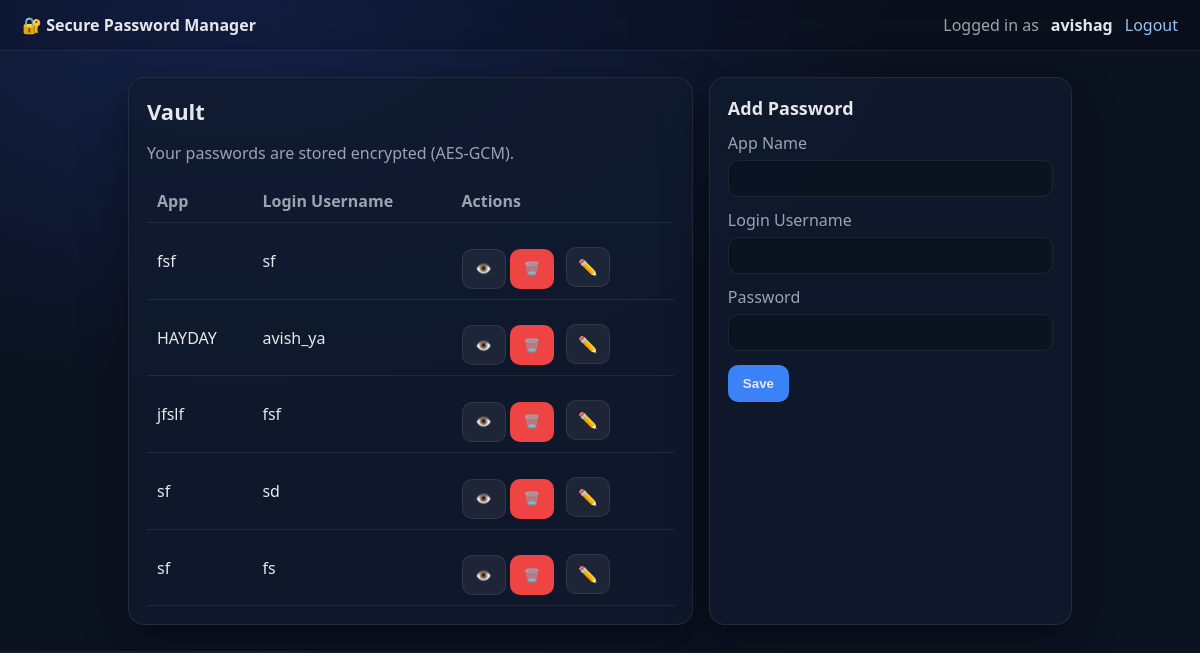
/vault (signed in), run on an earlier commit of the app's database.
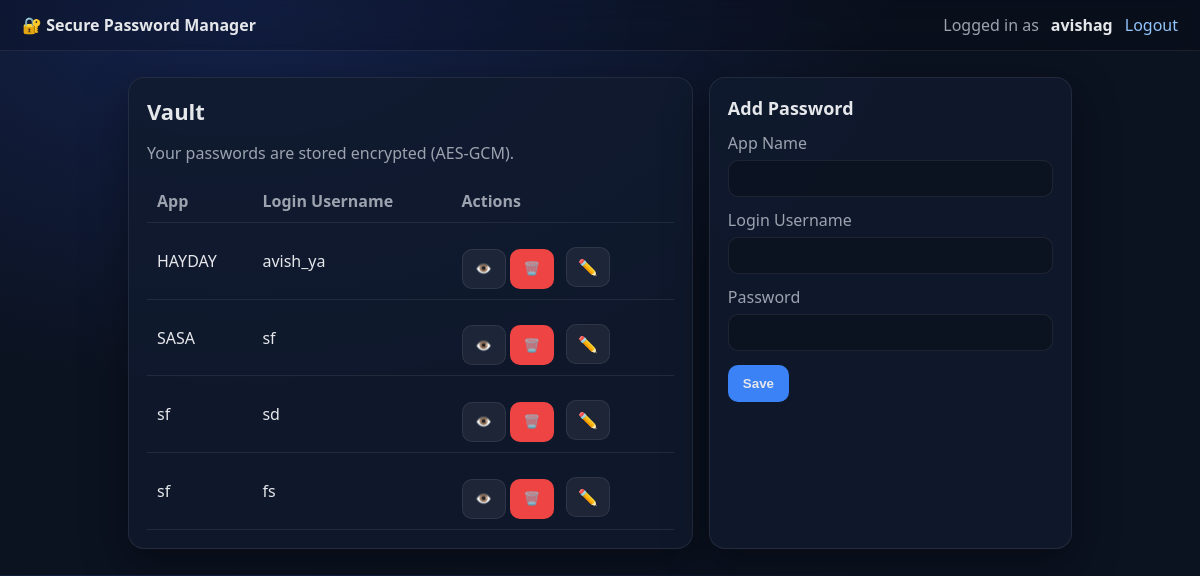
And on a later commit of the database.
### tables this page shows
CREATE TABLE vault (
        id INTEGER PRIMARY KEY AUTOINCREMENT,
        owner_username TEXT NOT NULL,
        app_name TEXT NOT NULL,
        login_username TEXT NOT NULL,
        nonce TEXT NOT NULL,
        ciphertext TEXT NOT NULL,
        tag TEXT NOT NULL,
        created_at TEXT DEFAULT CURRENT_TIMESTAMP,
        FOREIGN KEY(owner_username) REFERENCES users(username)
    );

### app_web.py (the view)
@app.get("/vault")
def vault():
    s = require_login()
    if not s:
        flash("Please login first.", "error")
        return redirect(url_for("login"))
    rows = list_vault_items(s["username"])  # [(id, app_name, login_username), ...]
    return render_template("vault.html", username=s["username"], rows=rows)

### app_web.py (called while the page is built)
def get_session():
    sid = request.cookies.get("sid")
    if not sid:
        return None, None
    s = SESSION_STORE.get(sid)
    if not s:
        return sid, None
    now = time.time()
    last_seen = s.get("last_seen", now)
    if now - last_seen > SESSION_TIMEOUT_SECONDS:
        del SESSION_STORE[sid]
        return sid, None
    s["last_seen"] = now
    return sid, s

def require_login():
    _, s = get_session()
    return s

### db.py (called while the page is built)
def get_connection():
    return sqlite3.connect(DB_NAME)

def list_vault_items(owner_username):
    conn = get_connection()
    cur = conn.cursor()
    cur.execute("""
        SELECT id, app_name, login_username
        FROM vault
        WHERE owner_username = ?
        ORDER BY app_name COLLATE NOCASE
    """, (owner_username,))
    rows = cur.fetchall()
    conn.close()
    return rows

### templates/vault.html (shortened to what this page needs)
{% extends "base.html" %}
{% block content %}
<div class="grid">
  <div class="card">
    <h1>Vault</h1>
    <p class="muted">Your passwords are stored encrypted (AES-GCM).</p>
    <table>
      <thead>
        <tr>
          <th>App</th>
          <th>Login Username</th>
          <th>Actions</th>
        </tr>
      </thead>
      <tbody>
        {% for row in rows %}
        <tr>
          <td>{{ row[1] }}</td>
          <td>{{ row[2] }}</td>
          <td>
            <button class="btn icon-btn" type="button" onclick="viewPassword('{{ row[0] }}')">👁️</button>
            <form method="post" action="{{ url_for('vault_delete') }}"
                  style="display:inline;"
                  onsubmit="return confirm('Delete this password?');">
              <button class="btn danger icon-btn" type="submit">🗑️</button>
            </form>
            <details style="display:inline-block; margin-left:8px;">
              <summary class="btn icon-btn" style="cursor:pointer; list-style:none;">✏️</summary>
            </details>
          </td>
        </tr>
        {% else %}
        <tr>
          <td colspan="3" class="muted">No entries yet.</td>
        </tr>
        {% endfor %}
      </tbody>
    </table>
  </div>
  <div class="card">
    <h2>Add Password</h2>
    <form method="post" action="{{ url_for('vault_add') }}">
      <label>App Name</label>
      <input name="app_name" required>
      <label>Login Username</label>
      <input name="login_username" required>
      <label>Password</label>
      <input name="password" type="password" required>
      <button class="btn primary" type="submit">Save</button>
    </form>
  </div>
</div>
{% endblock %}

### templates/base.html (shortened to what this page needs)
<!doctype html>
<html lang="en">
<head>
  <link rel="stylesheet" href="{{ url_for('static', filename='style.css') }}">
</head>
<body>
  <div class="topbar">
    <div class="brand">🔐 Secure Password Manager</div>
    {% if username %}
      <div class="right">
        <span class="muted">Logged in as</span> <b>{{ username }}</b>
        <a class="link" href="{{ url_for('logout') }}">Logout</a>
      </div>
    {% endif %}
  </div>
  <div class="container">
    {% block content %}{% endblock %}
  </div>
</body>
</html>

### static/style.css (style rules this page uses)
:root { --bg:#0b1220; --card:#111a2e; --card2:#0f172a; --text:#e5e7eb; --muted:#9ca3af; --border:rgba(255,255,255,.08); --primary:#3b82f6; --danger:#ef4444; }
* { box-sizing:border-box }
body { margin:0; font-family: "Segoe UI", Arial, sans-serif; background: radial-gradient(1200px 700px at 20% 0%, #14224b 0%, var(--bg) 55%); color:var(--text); }
.topbar { display:flex; justify-content:space-between; align-items:center; padding:14px 22px; border-bottom:1px solid var(--border); background: rgba(0,0,0,.15); backdrop-filter: blur(10px); }
.brand { font-weight:700 }
.right { display:flex; gap:12px; align-items:center }
.muted { color:var(--muted) }
.container { max-width: 980px; margin: 26px auto; padding: 0 18px; }
.card { background: rgba(17,26,46,.85); border:1px solid var(--border); border-radius:16px; padding:18px; box-shadow: 0 16px 45px rgba(0,0,0,.35); }
h1 { margin:0 0 8px 0; font-size:22px }
h2 { margin:0 0 12px 0; font-size:18px }
label { display:block; margin-top:12px; margin-bottom:6px; color:var(--muted) }
input { width:100%; padding:10px 12px; border-radius:10px; border:1px solid var(--border); background: rgba(0,0,0,.25); color: var(--text); outline:none; }
.btn { margin-top:14px; padding:10px 14px; border-radius:10px; border:1px solid var(--border); background: rgba(255,255,255,.06); color: var(--text); cursor:pointer; }
.btn.primary { background: var(--primary); border-color: rgba(0,0,0,.0); font-weight:700 }
.btn.danger { background: var(--danger); border-color: rgba(0,0,0,.0); font-weight:700 }
.link { color:#93c5fd; text-decoration:none }
.grid { display:grid; grid-template-columns: 1.4fr .9fr; gap:16px; }
table { width:100%; border-collapse: collapse; margin-top: 14px; }
th, td { text-align:left; padding:10px 10px; border-bottom:1px solid var(--border); }
th { color:var(--muted); font-weight:700 }
.icon-btn { width: 44px; height: 40px; padding: 0; display: inline-flex; align-items: center; justify-content: center; line-height: 1; }

What changed in the data, as far as the page shows it:
removed vault: app_name "jfslf", login_username "fsf"
changed vault "HAYDAY": moves up the list
changed vault: app_name "fsf" → "SASA"
